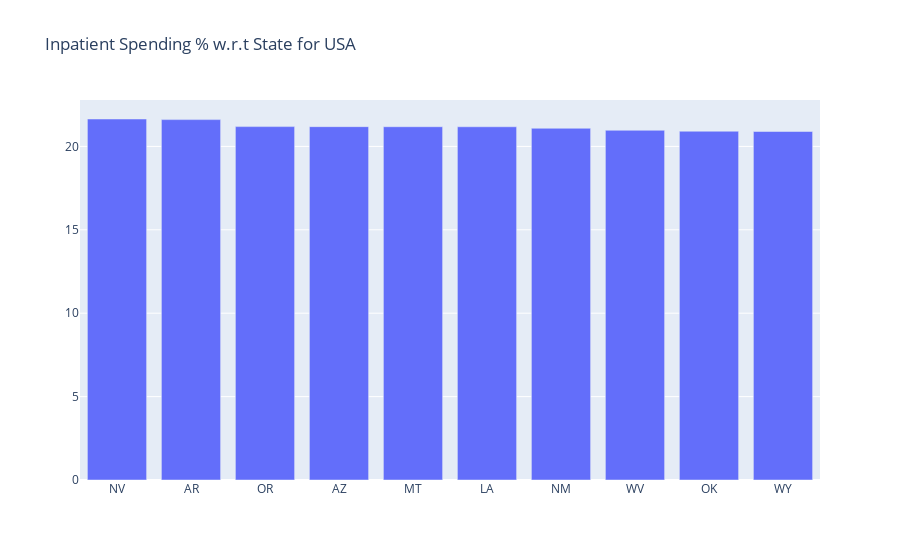

Write notebook code for a chart like this one.
### Code cell
import plotly.graph_objects as go
fig = go.Figure(
    go.Bar(x = inpatient_cst_usa_top_ten['State'],
        y = inpatient_cst_usa_top_ten['Percent of Spndg State'],
        #marker_color='rgba(255, 255, 255, 0)'
    )
    )
fig.update_layout(title_text='Inpatient Spending % w.r.t State for USA')
fig.show()

### Figure 1 — Plotly figure (JSON) as saved in the notebook; plotly's stock layout.template omitted (floating-point values rounded to 4 significant figures)
{"data": [{"type": "bar", "x": ["NV", "AR", "OR", "AZ", "MT", "LA", "NM", "WV", "OK", "WY"], "y": [21.64, 21.61, 21.19, 21.18, 21.18, 21.18, 21.09, 20.97, 20.91, 20.89]}], "layout": {"title": {"text": "Inpatient Spending % w.r.t State for USA"}}}
